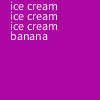
Frame 1 (no input)
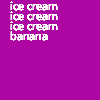
Frame 60 (the mouse pressed at the canvas centre just before this capture)
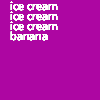
Frame 120 (the mouse held since frame 60 and released just before this capture)

The Processing sketch that drew these frames (run headless with seeded random() and noise(); from frame 60 on, the mouse is pressed at the canvas centre):

// Processing sketch: Banana_split
// ── Banana_split.pde
void setup() {
  background(173, 6, 162);
}

void draw() {
  fill(255, 255, 255);
  link(10);
  link(20);
  link(30);
  text("banana", 10, 40);
}
void link(int paola) {

  text("ice cream", 10, paola);
}
